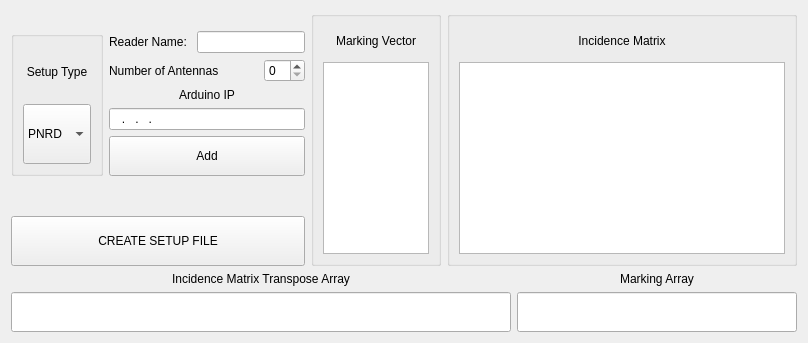
      <widget class="QWidget" name="tab_setup">
       <attribute name="title">
        <string>SETUP</string>
       </attribute>
       <attribute name="whatsThis">
        <string>Informações da PNRD</string>
       </attribute>
       <layout class="QVBoxLayout" name="verticalLayout_5">
        <item>
         <layout class="QHBoxLayout" name="horizontalLayout_2">
          <item>
           <layout class="QVBoxLayout" name="verticalLayout_4">
            <item>
             <widget class="QLabel" name="label_5">
              <property name="maximumSize">
               <size>
                <width>95</width>
                <height>120</height>
               </size>
              </property>
              <property name="frameShape">
               <enum>QFrame::NoFrame</enum>
              </property>
              <property name="text">
               <string/>
              </property>
              <property name="pixmap">
               <pixmap>../../Palms_logo.jpg</pixmap>
              </property>
              <property name="scaledContents">
               <bool>true</bool>
              </property>
              <property name="alignment">
               <set>Qt::AlignCenter</set>
              </property>
              <property name="wordWrap">
               <bool>false</bool>
              </property>
             </widget>
            </item>
            <item>
             <layout class="QHBoxLayout" name="horizontalLayout_6" stretch="0,0">
              <property name="spacing">
               <number>6</number>
              </property>
              <property name="leftMargin">
               <number>0</number>
              </property>
              <property name="topMargin">
               <number>0</number>
              </property>
              <item>
               <layout class="QVBoxLayout" name="bgPnrd_verticalLayout">
                <property name="leftMargin">
                 <number>0</number>
                </property>
                <property name="topMargin">
                 <number>0</number>
                </property>
                <property name="rightMargin">
                 <number>0</number>
                </property>
                <property name="bottomMargin">
                 <number>0</number>
                </property>
                <item>
                 <widget class="QGroupBox" name="setupBg_groupBox">
                  <property name="maximumSize">
                   <size>
                    <width>100</width>
                    <height>16777215</height>
                   </size>
                  </property>
                  <property name="title">
                   <string/>
                  </property>
                  <property name="alignment">
                   <set>Qt::AlignCenter</set>
                  </property>
                  <layout class="QVBoxLayout" name="verticalLayout_8">
                   <item>
                    <widget class="QLabel" name="label_6">
                     <property name="text">
                      <string>Setup Type</string>
                     </property>
                     <property name="alignment">
                      <set>Qt::AlignCenter</set>
                     </property>
                    </widget>
                   </item>
                   <item>
                    <widget class="QComboBox" name="setupPalms_comboBox">
                     <property name="minimumSize">
                      <size>
                       <width>0</width>
                       <height>60</height>
                      </size>
                     </property>
                     <property name="maximumSize">
                      <size>
                       <width>100</width>
                       <height>16777215</height>
                      </size>
                     </property>
                     <property name="font">
                      <font>
                       <kerning>true</kerning>
                      </font>
                     </property>
                     <property name="layoutDirection">
                      <enum>Qt::LeftToRight</enum>
                     </property>
                     <item>
                      <property name="text">
                       <string>PNRD</string>
                      </property>
                     </item>
                     <item>
                      <property name="text">
                       <string>iPNRD</string>
                      </property>
                     </item>
                    </widget>
                   </item>
                  </layout>
                 </widget>
                </item>
               </layout>
              </item>
              <item>
               <layout class="QVBoxLayout" name="verticalLayout_9">
                <property name="topMargin">
                 <number>0</number>
                </property>
                <item>
                 <layout class="QHBoxLayout" name="horizontalLayout_9">
                  <property name="topMargin">
                   <number>0</number>
                  </property>
                  <item>
                   <widget class="QLabel" name="label_7">
                    <property name="maximumSize">
                     <size>
                      <width>100</width>
                      <height>16777215</height>
                     </size>
                    </property>
                    <property name="text">
                     <string>Reader Name: </string>
                    </property>
                   </widget>
                  </item>
                  <item>
                   <widget class="QLineEdit" name="readerName_lineEdit">
                    <property name="maximumSize">
                     <size>
                      <width>300</width>
                      <height>16777215</height>
                     </size>
                    </property>
                   </widget>
                  </item>
                 </layout>
                </item>
                <item>
                 <layout class="QHBoxLayout" name="horizontalLayout_10">
                  <item>
                   <widget class="QLabel" name="label_8">
                    <property name="text">
                     <string>Number of Antennas</string>
                    </property>
                   </widget>
                  </item>
                  <item>
                   <widget class="QLabel" name="qtdTotalTansitions_label">
                    <property name="text">
                     <string/>
                    </property>
                   </widget>
                  </item>
                  <item>
                   <widget class="QSpinBox" name="nAntennas_spinBox"/>
                  </item>
                 </layout>
                </item>
                <item>
                 <widget class="QLabel" name="label_3">
                  <property name="maximumSize">
                   <size>
                    <width>400</width>
                    <height>30</height>
                   </size>
                  </property>
                  <property name="text">
                   <string>Arduino IP</string>
                  </property>
                  <property name="alignment">
                   <set>Qt::AlignCenter</set>
                  </property>
                 </widget>
                </item>
                <item>
                 <widget class="QLineEdit" name="IP_lineEdit">
                  <property name="inputMask">
                   <string>000.000.000.000</string>
                  </property>
                  <property name="text">
                   <string>...</string>
                  </property>
                 </widget>
                </item>
                <item>
                 <widget class="QPushButton" name="addIP_pushButton">
                  <property name="minimumSize">
                   <size>
                    <width>0</width>
                    <height>40</height>
                   </size>
                  </property>
                  <property name="maximumSize">
                   <size>
                    <width>400</width>
                    <height>16777215</height>
                   </size>
                  </property>
                  <property name="text">
                   <string>Add</string>
                  </property>
                 </widget>
                </item>
               </layout>
              </item>
             </layout>
            </item>
            <item>
             <widget class="QLabel" name="setupInfo_label">
              <property name="maximumSize">
               <size>
                <width>500</width>
                <height>16777215</height>
               </size>
              </property>
              <property name="text">
               <string>&lt;html&gt;&lt;head/&gt;&lt;body&gt;&lt;p align=&quot;center&quot;&gt;&lt;br/&gt;&lt;/p&gt;&lt;/body&gt;&lt;/html&gt;</string>
              </property>
             </widget>
            </item>
            <item>
             <widget class="QPushButton" name="createSetup_pushButton">
              <property name="minimumSize">
               <size>
                <width>0</width>
                <height>50</height>
               </size>
              </property>
              <property name="maximumSize">
               <size>
                <width>500</width>
                <height>16777215</height>
               </size>
              </property>
              <property name="text">
               <string>CREATE SETUP FILE</string>
              </property>
             </widget>
            </item>
           </layout>
          </item>
          <item>
           <widget class="QGroupBox" name="markingGroupBox">
            <property name="minimumSize">
             <size>
              <width>100</width>
              <height>0</height>
             </size>
            </property>
            <property name="maximumSize">
             <size>
              <width>130</width>
              <height>16777215</height>
             </size>
            </property>
            <property name="layoutDirection">
             <enum>Qt::LeftToRight</enum>
            </property>
            <property name="title">
             <string/>
            </property>
            <property name="alignment">
             <set>Qt::AlignCenter</set>
            </property>
            <layout class="QVBoxLayout" name="verticalLayout_2">
             <item>
              <widget class="QLabel" name="marking_vector">
               <property name="minimumSize">
                <size>
                 <width>30</width>
                 <height>30</height>
                </size>
               </property>
               <property name="maximumSize">
                <size>
                 <width>120</width>
                 <height>16777215</height>
                </size>
               </property>
               <property name="layoutDirection">
                <enum>Qt::LeftToRight</enum>
               </property>
               <property name="text">
                <string>Marking Vector</string>
               </property>
               <property name="alignment">
                <set>Qt::AlignCenter</set>
               </property>
              </widget>
             </item>
             <item>
              <widget class="QTableWidget" name="markingVector_tw">
               <property name="minimumSize">
                <size>
                 <width>30</width>
                 <height>0</height>
                </size>
               </property>
               <property name="maximumSize">
                <size>
                 <width>120</width>
                 <height>16777215</height>
                </size>
               </property>
               <property name="rowCount">
                <number>0</number>
               </property>
               <property name="columnCount">
                <number>0</number>
               </property>
               <attribute name="horizontalHeaderDefaultSectionSize">
                <number>30</number>
               </attribute>
               <attribute name="horizontalHeaderMinimumSectionSize">
                <number>30</number>
               </attribute>
               <attribute name="horizontalHeaderStretchLastSection">
                <bool>true</bool>
               </attribute>
               <attribute name="verticalHeaderMinimumSectionSize">
                <number>30</number>
               </attribute>
              </widget>
             </item>
            </layout>
           </widget>
          </item>
          <item>
           <widget class="QGroupBox" name="groupBoxMatrix">
            <property name="minimumSize">
             <size>
              <width>350</width>
              <height>0</height>
             </size>
            </property>
            <property name="title">
             <string/>
            </property>
            <layout class="QVBoxLayout" name="verticalLayout">
             <item>
              <widget class="QLabel" name="label">
               <property name="maximumSize">
                <size>
                 <width>16777215</width>
                 <height>30</height>
                </size>
               </property>
               <property name="text">
                <string>Incidence Matrix</string>
               </property>
               <property name="alignment">
                <set>Qt::AlignCenter</set>
               </property>
              </widget>
             </item>
             <item>
              <widget class="QTableWidget" name="incMatrix_tw">
               <property name="sizePolicy">
                <sizepolicy hsizetype="Preferred" vsizetype="Preferred">
                 <horstretch>0</horstretch>
                 <verstretch>0</verstretch>
                </sizepolicy>
               </property>
               <property name="minimumSize">
                <size>
                 <width>250</width>
                 <height>0</height>
                </size>
               </property>
               <property name="maximumSize">
                <size>
                 <width>16777215</width>
                 <height>16777215</height>
                </size>
               </property>
               <property name="sizeAdjustPolicy">
                <enum>QAbstractScrollArea::AdjustToContentsOnFirstShow</enum>
               </property>
               <property name="autoScroll">
                <bool>true</bool>
               </property>
               <property name="gridStyle">
                <enum>Qt::SolidLine</enum>
               </property>
               <property name="rowCount">
                <number>0</number>
               </property>
               <property name="columnCount">
                <number>0</number>
               </property>
               <attribute name="horizontalHeaderVisible">
                <bool>false</bool>
               </attribute>
               <attribute name="horizontalHeaderCascadingSectionResizes">
                <bool>false</bool>
               </attribute>
               <attribute name="horizontalHeaderDefaultSectionSize">
                <number>30</number>
               </attribute>
               <attribute name="horizontalHeaderMinimumSectionSize">
                <number>30</number>
               </attribute>
               <attribute name="horizontalHeaderShowSortIndicator" stdset="0">
                <bool>false</bool>
               </attribute>
               <attribute name="horizontalHeaderStretchLastSection">
                <bool>true</bool>
               </attribute>
               <attribute name="verticalHeaderDefaultSectionSize">
                <number>30</number>
               </attribute>
               <attribute name="verticalHeaderMinimumSectionSize">
                <number>30</number>
               </attribute>
               <attribute name="verticalHeaderStretchLastSection">
                <bool>false</bool>
               </attribute>
              </widget>
             </item>
            </layout>
           </widget>
          </item>
         </layout>
        </item>
        <item>
         <layout class="QHBoxLayout" name="horizontalLayout_5">
          <property name="topMargin">
           <number>0</number>
          </property>
          <item>
           <layout class="QVBoxLayout" name="verticalLayout_6">
            <property name="topMargin">
             <number>0</number>
            </property>
            <item>
             <widget class="QLabel" name="label_4">
              <property name="layoutDirection">
               <enum>Qt::LeftToRight</enum>
              </property>
              <property name="text">
               <string>Incidence Matrix Transpose Array</string>
              </property>
              <property name="alignment">
               <set>Qt::AlignCenter</set>
              </property>
             </widget>
            </item>
            <item>
             <widget class="QLineEdit" name="matrix_array">
              <property name="minimumSize">
               <size>
                <width>500</width>
                <height>40</height>
               </size>
              </property>
              <property name="alignment">
               <set>Qt::AlignCenter</set>
              </property>
             </widget>
            </item>
           </layout>
          </item>
          <item>
           <layout class="QVBoxLayout" name="verticalLayout_7">
            <property name="leftMargin">
             <number>0</number>
            </property>
            <property name="topMargin">
             <number>0</number>
            </property>
            <item>
             <widget class="QLabel" name="label_2">
              <property name="text">
               <string>Marking Array</string>
              </property>
              <property name="alignment">
               <set>Qt::AlignCenter</set>
              </property>
             </widget>
            </item>
            <item>
             <widget class="QLineEdit" name="marking_array">
              <property name="minimumSize">
               <size>
                <width>0</width>
                <height>40</height>
               </size>
              </property>
              <property name="text">
               <string/>
              </property>
              <property name="alignment">
               <set>Qt::AlignCenter</set>
              </property>
             </widget>
            </item>
           </layout>
          </item>
         </layout>
        </item>
       </layout>
      </widget>
